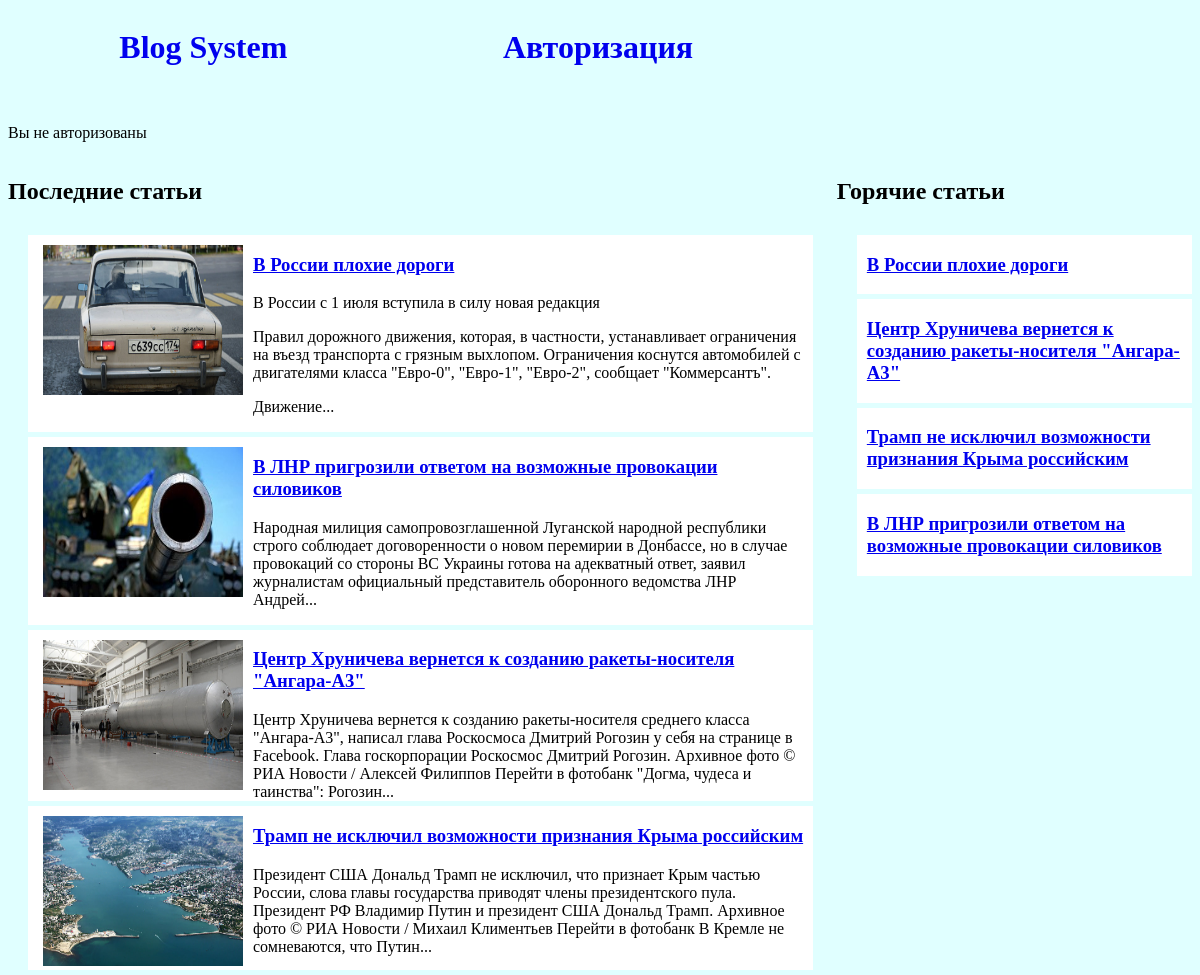
The page / on the database its author committed.
### tables this page shows
CREATE TABLE `news` (
  `id` int(11) NOT NULL,
  `header` text NOT NULL,
  `text` text NOT NULL,
  `image` text,
  `date` date NOT NULL,
  `viewCount` int(11) NOT NULL
);

### Function.php (called while the page is built, shortened)
<?php
function GetArticlesOrderDate($link)
{
    $query = "SELECT * FROM news ORDER BY date DESC";
    $resultArticleOrderDate = mysqli_query($link, $query);
    return $resultArticleOrderDate;
}
function GetTopArticles($link)
{
    $date1 = date("Y-m-d", mktime(0, 0, 0, date("m"), date("d")-7, date("Y")));
    $date2 = date("Y-m-d");
    $query = 'SELECT * FROM news Where date between "'.mysqli_real_escape_string($link, $date1)
        .'" and "'.mysqli_real_escape_string($link, $date2).'" ORDER BY viewCount DESC limit 10';
    $resultTopArticle = mysqli_query($link, $query);
    return $resultTopArticle;
}

### index.php (the view, shortened to what this page needs)
<?php
require_once 'connection.php';
$link = mysqli_connect($host, $user, $password, $database);
mysqli_set_charset($link, "utf8");
require_once 'Function.php';
$resultArticlesOrderDate = GetArticlesOrderDate($link);
$resultTopArticles = GetTopArticles($link);
?>
<?php
include("header.php");
?>
<div class="articles" >
<H2>Последние статьи</H2>
<?php if (!empty($resultArticlesOrderDate)) :
    ?>
    <ul>
    <?php foreach ($resultArticlesOrderDate as $item) :
        ?>
	    <li class="article">
			<?php
            if (!empty($item['image'])) {
                echo '<div class="articleImage" ><img src="'.$item['image'].'" /></div>';
            }
            ?>
			<div class="articleTitle"><h3>
			<?php
            echo '<a href="/article.php?id='.$item['id'].'">'.$item['header'].'</a>';
            ?>
			</h3></div>
			<div class="articleBody">
			<?php
            $text = $item['text'];
            if (mb_strlen($text) > 300) {
                $text = mb_substr($text, 0, mb_strpos($text, " ", 300)) . "...";
            }
            echo $text;
            ?>
			</div>
		</li>
    <?php endforeach ?>
    </ul>
<?php endif ?>
</div>
<div class="topArticles">
<H2>Горячие статьи</H2>
<?php if (!empty($resultTopArticles)) :
    ?>
    <ul>
    <?php foreach ($resultTopArticles as $item) :
        ?>
	    <li class="article">
			<div class="articleTitle"><h3>
			<?php
            echo '<a href="/article.php?id='.$item['id'].'">'.$item['header'].'</a>';
            ?>
			</h3></div>
		</li>
    <?php endforeach ?>
    </ul>
<?php endif ?>
</div>
<?php include("footer.php");

### header.php (shortened to what this page needs)
<!DOCTYPE html>
<html>
	<head>
		<link rel="stylesheet" href="style.css">
		<script src="ckeditor/ckeditor.js"/></script></head>
	<body>
<div style="height:100px" >
		<a href="/" ><h1 class="headerLink">Blog System</h1></a>
        <a href="/Authorisation.php" ><h1 class="headerLink">Авторизация</h1></a>
</div>
<?php
if($_SESSION['isAdmin'])
    $AutorisationStat = "Вы авторизованы как: ".$_SESSION['UserName'];
else
    $AutorisationStat = "Вы не авторизованы";
?>
<p><?php echo($AutorisationStat); ?></p>

### footer.php (shortened to what this page needs)
	</body>
</html>

### style.css (style rules this page uses)
body { background:#E0FFFF; }
li.article { list-style-type: none; position:relative; display:inline-block; width: 100%; margin-bottom: 5px; background: white; padding: 0px 10px; float: left; }
.article img { width:200px; height:150px; margin: 10px 10px 0px 5px; }
.articleImage { float:left; }
ul { margin: 10px; padding: 10px; }
.articles { position:relative; float:left; width:68%; }
.topArticles { position:relative; float:right; width:30%; }
.headerLink { display:inline-block; width:33%; text-align:center; }

### rows shown on the page
news: image (picture), header "В России плохие дороги", text "В России с 1 июля вступила в силу новая редакция Правил дорожного движения, которая, в частности, устанавливает ограничения на въезд транспорта с грязным выхлопом. Ограничения коснутся автомобилей с двигателями класса \"Евро-0\", \"Евро-1\", \"Евро-2\", сообщает \"Коммерсантъ\". Движение..."
news: image (picture), header "В ЛНР пригрозили ответом на возможные провокации силовиков", text "Народная милиция самопровозглашенной Луганской народной республики строго соблюдает договоренности о новом перемирии в Донбассе, но в случае провокаций со стороны ВС Украины готова на адекватный ответ, заявил журналистам официальный представитель оборонного ведомства ЛНР Андрей..."
news: image (picture), header "Центр Хруничева вернется к созданию ракеты-носителя \"Ангара-А3\"", text "Центр Хруничева вернется к созданию ракеты-носителя среднего класса \"Ангара-А3\", написал глава Роскосмоса Дмитрий Рогозин у себя на странице в Facebook. Глава госкорпорации Роскосмос Дмитрий Рогозин. Архивное фото © РИА Новости / Алексей Филиппов Перейти в фотобанк \"Догма, чудеса и таинства\": Рогозин..."
news: image (picture), header "Трамп не исключил возможности признания Крыма российским", text "Президент США Дональд Трамп не исключил, что признает Крым частью России, слова главы государства приводят члены президентского пула. Президент РФ Владимир Путин и президент США Дональд Трамп. Архивное фото © РИА Новости / Михаил Климентьев Перейти в фотобанк В Кремле не сомневаются, что Путин..."

### other values the page prints
$AutorisationStat "Вы не авторизованы"
